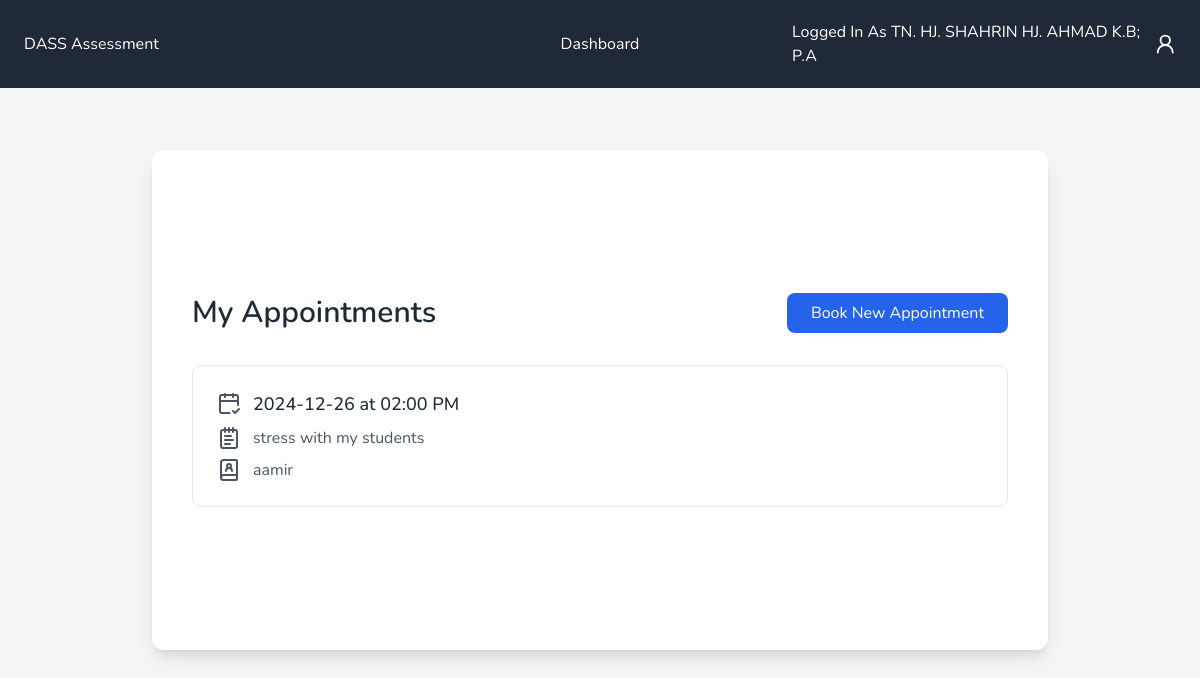
The app's page /appointments (signed in) with its own data.
### tables this page shows
CREATE TABLE appointments (
                id INTEGER PRIMARY KEY AUTOINCREMENT,
                student_id INTEGER NOT NULL,
                counsellor_id INTEGER NOT NULL,
                time TEXT NOT NULL,
                date TEXT NOT NULL,
                reason TEXT,
                status TEXT CHECK(status IN ('pending', 'confirmed', 'cancelled')) DEFAULT 'pending',
                created_at DATETIME DEFAULT CURRENT_TIMESTAMP,
                FOREIGN KEY (student_id) REFERENCES students (id),
                FOREIGN KEY (counsellor_id) REFERENCES counsellors (id)
            );

CREATE TABLE counsellors (
            id INTEGER PRIMARY KEY AUTOINCREMENT,
            email TEXT UNIQUE NOT NULL,
            username TEXT UNIQUE NOT NULL,
            password TEXT NOT NULL,
            phone TEXT
        );

### app.py (the view)
@app.route("/appointments")
@login_required
def appointments():
    user_appointments = []
    conn = get_db_connection()
    appointments = conn.execute(
        "SELECT apt.id, s.username as student_name, apt.date, apt.time, apt.reason, apt.status, c.username as counsellor_name FROM appointments apt INNER JOIN students s ON apt.student_id = s.id INNER JOIN counsellors c ON apt.counsellor_id = c.id WHERE apt.student_id = ?", (session["user_id"],)
    ).fetchall()
    conn.close()
    for appointment in appointments:
        user_appointments.append(
            {
                "id": appointment["id"],
                "student_name": appointment["student_name"],
                "date": appointment["date"],
                "time": appointment["time"],
                "reason": appointment["reason"],
                "status": appointment["status"],
                "counsellor_name": appointment["counsellor_name"],
            }
        )
    return render_template("student-appointment.html", appointments=user_appointments)

### app.py (called while the page is built)
def login_required(f):
    @functools.wraps(f)
    def decorated_function(*args, **kwargs):
        if not session.get("user_id"):
            return redirect(url_for("login"))
        return f(*args, **kwargs)
    return decorated_function

@app.template_filter('datetime_format')
def datetime_format(time_str):
    try:
        time_obj = datetime.strptime(time_str, '%H:%M')
        return time_obj.strftime('%I:%M %p')
    except:
        return time_str

### database.py (called while the page is built)
def get_db_connection():
    conn = sqlite3.connect("dass.db")
    conn.row_factory = sqlite3.Row
    return conn

### templates/student-appointment.html (shortened to what this page needs)
{% extends "base.html" %}
{% block content %}
<div class="flex flex-col items-center justify-center min-h-screen w-full">
    <div class="flex flex-col items-center justify-center min-h-[500px] shadow-lg bg-white rounded-xl max-w-4xl w-full p-10">
        <div class="w-full">
            <div class="flex justify-between items-center mb-8">
                <h2 class="text-3xl font-semibold text-gray-800">My Appointments</h2>
                <a href="/book_appointment"
                    class="bg-blue-600 hover:bg-blue-700 text-white px-6 py-2 rounded-lg transition-colors duration-200">
                    Book New Appointment
                </a>
            </div>
            {% if appointments %}
                <div class="space-y-4">
                    {% for appointment in appointments %}
                        <div class="border border-gray-200 rounded-lg p-6 hover:shadow-md transition-shadow duration-200">
                            <div class="flex justify-between items-start">
                                <div class="space-y-2">
                                    <div class="flex items-center space-x-3">
                                        <i data-lucide="calendar-check-2" class="text-gray-600"></i>
                                        <span class="text-lg font-medium text-gray-800">
                                            {{ appointment.date }} at {{ appointment.time | datetime_format }}
                                        </span>
                                    </div>
                                    <div class="flex items-center space-x-3">
                                        <i data-lucide="notepad-text" class="text-gray-600"></i>
                                        <span class="text-gray-600">{{ appointment.reason }}</span>
                                    </div>
                                    <div class="flex items-center space-x-3">
                                        <i data-lucide="book-user" class="text-gray-600"></i>
                                        <span class="text-gray-600">{{ appointment.counsellor_name }}</span>
                                    </div>
                                </div>
                            </div>
                        </div>
                    {% endfor %}
                </div>
            {% endif %}
        </div>
    </div>
</div>
{% endblock %}

### templates/base.html (style rules this page uses)
body { font-family: "Nunito", sans-serif; }

### records on screen
appointments: date "2024-12-26", time "02:00 PM", reason "stress with my students", counsellor_name "aamir"
